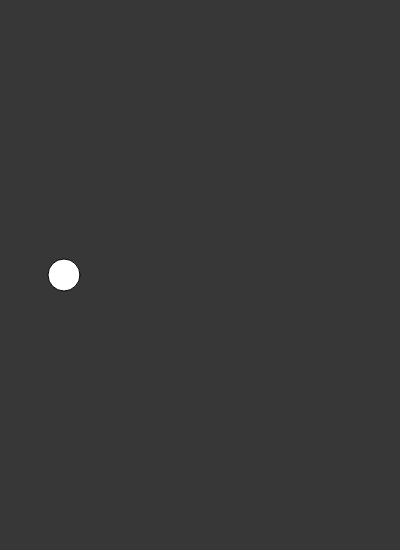
Frame 1 (no input)
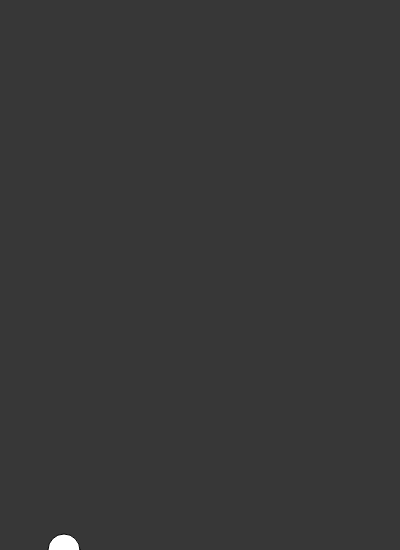
Frame 60 (no input)
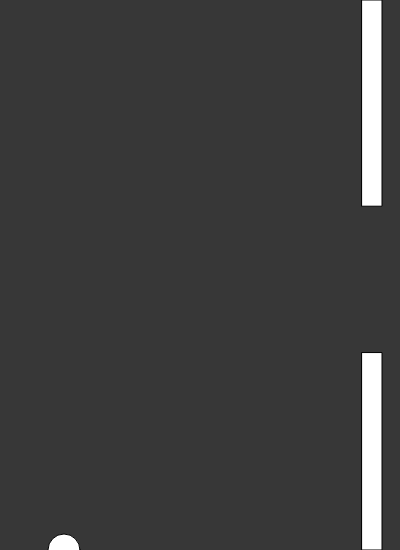
Frame 120 (the mouse pressed at the canvas centre since frame 60)

The p5.js sketch that drew these frames (run headless with seeded random() and noise() and a simulated clock; from frame 60 on, the mouse is pressed at the canvas centre):

// p5.js sketch
// ── sketch.js
var bird;
var pipes = [];
var paused = 1;
var score = 0;
function setup()
{
    createCanvas(400, 550);
    bird = new Bird();
    pipes.push(new Pipe());
}

function draw()
{
    background(55);

    //go through the array backwards, so you don't miss an index when a
    //pipe gets deleted
    for (var i = pipes.length - 1; i > 0; i--)
    {
        pipes[i].show();
        pipes[i].update();

        if (pipes[i].collides(bird))
        {
            score = score - 500;
        }
        //get rid of offscreen pipes
        if (pipes[i].offscreen())
        {
            pipes.splice(i, 1);
        }
    }
    bird.show();
    bird.update();

    //put a new pipe in the array every 100 frames
    if (frameCount % 100 == 0)
    {
        pipes.push(new Pipe());
    }

    if (frameCount % 2 == 0)
    {
        score++;
    }
    console.log("Your score is: " + score);

}

function keyPressed()
{
    if (key == ' ')
    {
        bird.launch();
    }
    if (keyCode === ESCAPE)
    {
        paused = -paused;
        if (paused == 1)
        {
            noLoop();
        }
        else
        {
            loop();
        }
    }
}

// ── bird.js
function Bird()
{
    this.y = height/2;
    this.x = 64;
    this.gravity = .8;
    this.velocity = 0;

    this.show = function()
    {
        fill (255);
        ellipse(this.x, this.y, 32, 32);
    }

    this.update = function()
    {
        //makes gravity affect the bird
        this.velocity += this.gravity;
        this.velocity *= .9;
        //changes the bird's y coordinates sync with the y velocity
        this.y += this.velocity;

        if (this.y > height)
        {
            this.y = height;
            this.velocity = 0;
        }

        if (this.y < 0)
        {
            this.y = 0;
            this.velocity = 0;
        }
    }


    this.launch = function()
    {
        this.velocity -= this.gravity*20;
    }
}

// ── pipe.js
function Pipe()
{
    //top is the rectangle on top's length, bottom is for the rectanlge on bottom
    //also ensures there is always adequate space in the middle, and that each pipe
    //has a decent length
    this.top = height*random((3/12), (5/12));
    this.bottom = height - (height*random((7/12), (9/12)));
    this.x = width;
    this.w = 20;
    this.speed = 2;
    this.highlight = false;

    this.collides = function(bird)
    {
        //check the y coords of the bird against that of the pipe
        if ((bird.y < this.top) || (bird.y > height - this.bottom))
        {
            //make sure the bird is within the width of the pipe as well
            if ((bird.x > this.x) && (bird.x < this.x + this.w))
            {
                this.highlight = true;
                return true;
            }
        }
        return false;
        this.hightlight = false;
    }
    this.show = function()
    {
        fill(255);
        //highlights the pipes red if highlight is true
        if (this.highlight)
        {
            fill(255, 0, 0);
            noLoop();
        }
        rect(this.x, 0, this.w, this.top);
        rect(this.x, height-this.bottom, this.w, this.bottom);
    }

    this.update = function()
    {
        this.x -= this.speed;
    }

    //returns true if a pipe is off the screen
    this.offscreen = function()
    {
        if (this.x < -this.w)
        {
            return true;
        }
        else
        {
            return false;
        }

    }
}
